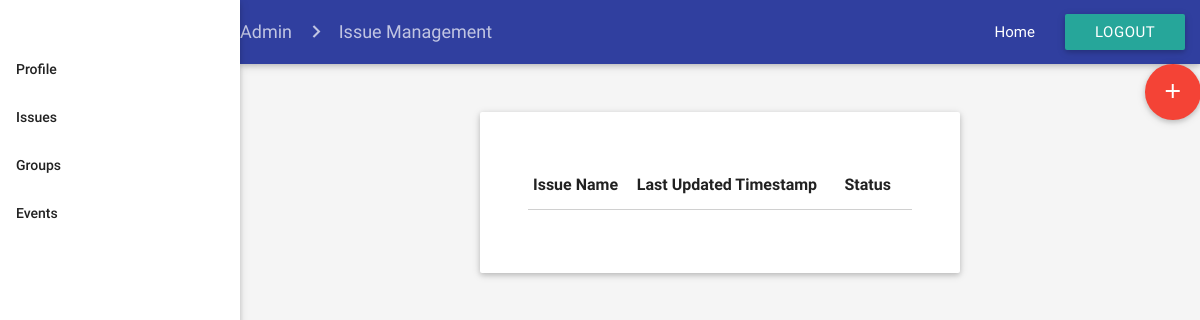
Page /html/admin/issueManagement_admin.php on the earlier database version.
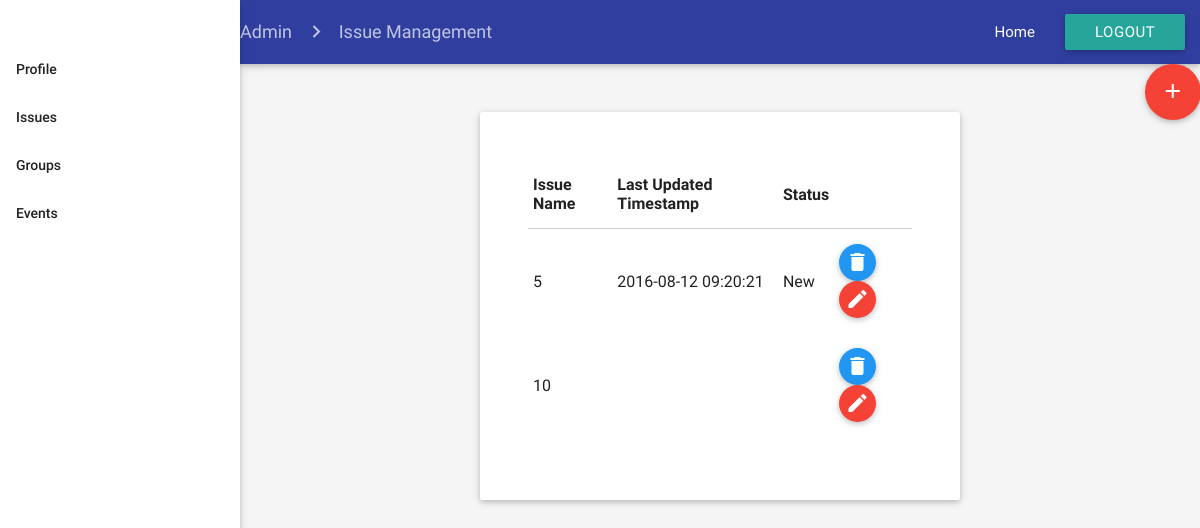
Same page on the later database version.
### tables this page shows
CREATE TABLE `issues` (
  `Issues_ID` int(11) NOT NULL,
  `Summary` mediumtext NOT NULL,
  `Created_Timestamp` datetime DEFAULT NULL,
  `Last_Update_Timestamp` datetime DEFAULT NULL,
  `First_Response_Timestamp` datetime DEFAULT NULL,
  `First_Response_User` varchar(255) DEFAULT NULL,
  `Completed_Timestamp` datetime DEFAULT NULL,
  `Assign_User` varchar(255) DEFAULT NULL,
  `Description` mediumtext,
  `Location` varchar(255) DEFAULT NULL,
  `Label` varchar(255) DEFAULT NULL,
  `Status` enum('New','Awaiting_User_Response','Assigned','In_Progress','Complete','Invalid') NOT NULL DEFAULT 'New',
  `Comment_ID` int(11) NOT NULL
);

### html/admin/issueManagement_admin.php (the view, shortened to what this page needs)
<html>
<head>
    <link type="text/css" rel="stylesheet" href="../../css/materialize.min.css" media="screen,projection" />
    <link type="text/css" rel="stylesheet" href="../../css/register.css" />
    <link type="text/css" rel="stylesheet" href="../../css/patron_home.css" />
</head>
<body class="grey lighten-4">
    <ul id="nav-mobile" class="side-nav fixed sideNav">
        <br>
        <br>
        <li class="bold"><a href="about.html" class="waves-effect waves-teal">Profile</a></li>
        <li class="bold"><a href="getting-started.html" class="waves-effect waves-teal">Issues</a></li>
        <li class="bold"><a href="http://materializecss.com/mobile.html" class="waves-effect waves-teal">Groups</a></li>
        <li class="bold"><a href="showcase.html" class="waves-effect waves-teal">Events</a></li>
    </ul>
    <div class="mainContainer">
        <nav class="indigo darken-2 topNavBar">
            <div class="nav-wrapper">
                <div class="col s12">
                    <a href="#!" class="breadcrumb">Admin</a>
                    <a href="#!" class="breadcrumb">Issue Management</a>
                    <ul class="right hide-on-med-and-down">
                        <li><a href="sass.html">Home</a></li>
                        <li><a class="waves-effect waves-light btn" href="../../php/logout.php">Logout</a></li>
                    </ul>
                </div>
            </div>
        </nav>
        <div id="fab_add">
            <a class="btn-floating btn-large waves-effect waves-light red right" id="fab_add"><i class="material-icons">add</i></a>
        </div>
        <div class="formContainer card">
            <form class="col s12 l12 m6">
                <table class="highlight responsive-table">
                    <thead>
                        <tr>
                            <th data-field="id">Issue Name</th>
                            <th data-field="name">Last Updated Timestamp</th>
                            <th data-field="price">Status</th>
                            <th data-field="action"></th>
                        </tr>
                    </thead>
                    <tbody>
                        <?php
    $conn = new mysqli(DB_HOST,DB_USER,DB_PASSWORD,'skecomplaints');
                            $sql = "SELECT * FROM issues";
                            $result = $conn->query($sql);
                            while($row = $result->fetch_assoc()){
                                $Issue_ID = $row["Issues_ID"];
                                $Last_Update_Timestamp = $row["Last_Update_Timestamp"];
                                $Status = $row["Status"];
                                echo '
                                <tr id="'.$Issue_ID.'">
                                   <form  id="issueDelete" action = "../../php/issueDelete.php" method = "post">
                                        <input name="userid" type = "hidden" value = "'.$Issue_ID.'" />
                                    </form>
									<form  id="edit_issues" action = "../patron/edit_issues.php" method = "post">
                                        <input name="userid" type = "hidden" value = "'.$Issue_ID.'" />
                                    </form>
                                    <td>'.$Issue_ID.'</td>
                                    <td>'.$Last_Update_Timestamp.'</td>
                                    <td>'.$Status.'</td>
                                    <td>
                                        <button class="btn-floating modal-trigger btn-small waves-effect waves-light blue btn_delete" href="#deleteIssueModal"><i class="material-icons">delete</i></button>
                                        <button class="btn-floating modal-trigger btn-small waves-effect waves-light red btn_edit" href="#editIssueModal"><i class="material-icons">mode_edit</i></a>
                                    </td>
                                </tr>
                                ';
                            }
                        ?>
                    </tbody>
                </table>
            </form>
        </div>
    </div>
</body>
</html>

### css/patron_home.css (style rules this page uses)
@media only screen and (min-width: 993px) { .mainContainer { width: 80%; margin-left: 20%; } }
.sidenav { width: 20%; }
.formContainer { width: 50%; margin: 5% auto 0 auto; padding: 5%; }

Differences in the rows shown:
added issues: Issues_ID "5", Last_Update_Timestamp "2016-08-12 09:20:21", Status "New"
added issues: Issues_ID "10"
